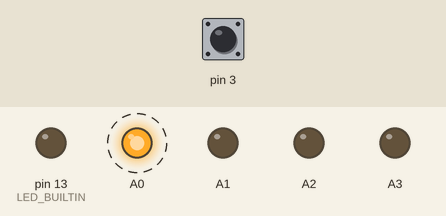
The sketch below on a simulated Arduino Uno, built with avr-gcc and run on an emulated ATmega328P. Parts: output pins drawn as LEDs (lit = HIGH). Dashed ring = blinking. The test bench sets the inputs (shaded band); at power-on: pin 3 HIGH. What the sketch prints to the serial monitor is not drawn.

Above: at 0.5 s.
Timing chart, 0 to 4.6 s (numbered marks = the images above):
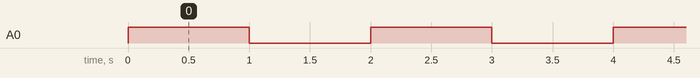

The sketch:

PhaT-main.ino
```cpp
// Global variables

int count = 0;


void setup() {
  // put your setup code here, to run once:

  init_io();
  Serial.begin(115200);
  Serial.println("PHaT - Start");
}

void loop() {
  // put your main code here, to run repeatedly:
  Serial.println(count);
  digitalWrite(A0, HIGH);
  delay(1000);
  digitalWrite(A0, LOW);
  delay(1000);
  count = 0;

}
```

IO.ino
```cpp
void init_io() {

  pinMode(LED_BUILTIN, OUTPUT);
  pinMode(A0, OUTPUT);
  pinMode(A1, OUTPUT);
  pinMode(A2, OUTPUT);

  //Buzzer
  pinMode(A3, OUTPUT);

  //555 Trigger pin
  count = 0;
  pinMode(3, INPUT_PULLUP);
  attachInterrupt(digitalPinToInterrupt(3), timer_function, RISING);


}

void timer_function(){
    //Serial.println(">");
    count++;
}
```

Measured:
- by itself, A0: alternates HIGH for 1.0 s and LOW for 1.0 s
